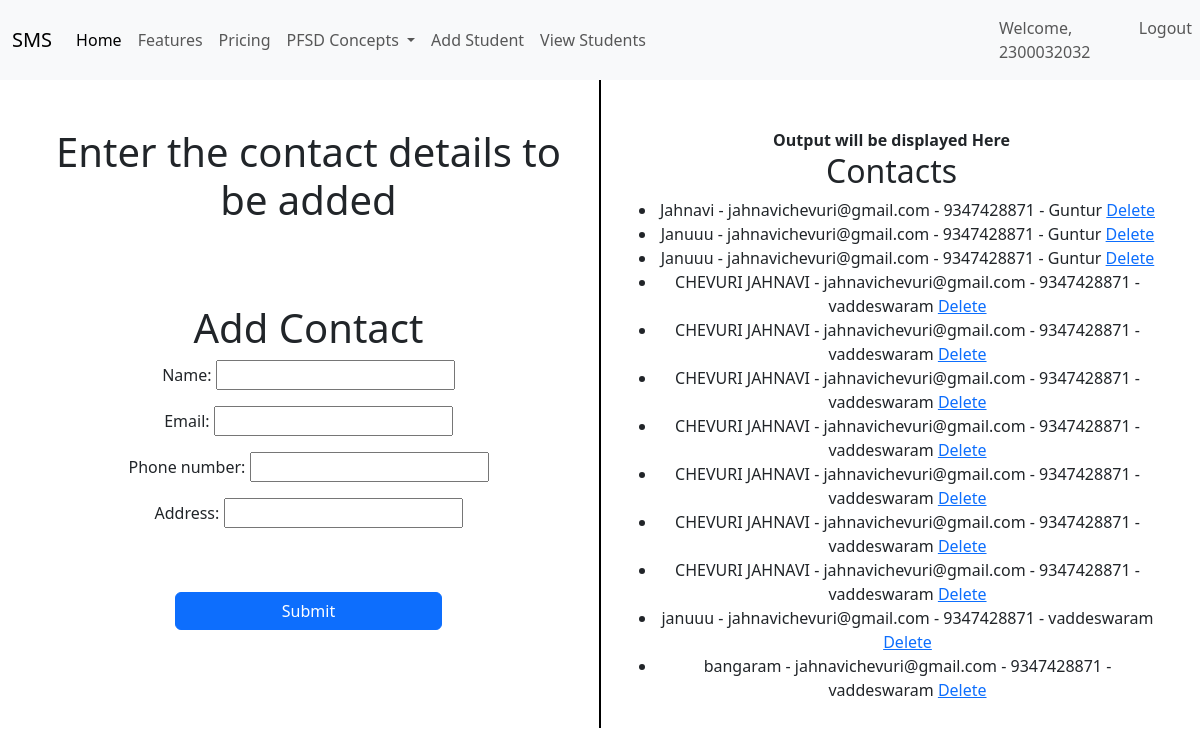
Page /add_contact/ (signed in) on the committed database.
### adminapp/models.py (models this page shows, shortened)
class Contact(models.Model):
    name = models.CharField(max_length=200)
    email = models.EmailField()
    phone_number = models.CharField(max_length=15)  # Adjust the max_length as needed
    address = models.CharField(max_length=200)
    created_at = models.DateTimeField(auto_now_add=True)

### adminapp/views.py (the view)
# urls.py: path('add_contact/', views.add_contact, name='add_contact'),
def add_contact(request):
    if request.method == 'POST':
        form = ContactForm(request.POST)
        if form.is_valid():
            contact_instance = form.save(commit=False)
            contact_instance.save()
            user_email = request.user.email
            user_first_name = request.user.first_name
            subject = 'New Contact Added'
            message = (
                f'Hello, {user_first_name},\n\n'
                f'A new contact has been added with the following details:\n'
                f'Name: {contact_instance.name}\n'
                f'Email: {contact_instance.email}\n'
                f'Phone Number: {contact_instance.phone_number}\n'
                f'Address: {contact_instance.address}\n\n'  # Updated to address
                f'Thank you!'
            )
            from_email = 'jahnavichevuri@gmail.com'
            recipient_list = [user_email]
            send_mail(subject, message, from_email, recipient_list)
            return redirect('add_contact')  # Redirect after saving
    else:
        form = ContactForm()
    contacts = Contact.objects.all()
    return render(request, 'adminapp/contact.html', {'form': form, 'contacts': contacts})

### adminapp/forms.py
class ContactForm(forms.ModelForm):
    class Meta:
        model = Contact
        fields = ['name', 'email', 'phone_number', 'address']

### templates/adminapp/contact.html (shortened to what this page needs)
{% extends 'Navbar/Projectnavbar.html' %}
{% load static %}
{% block body %}
<div class="container text-center">
  <div class="row">
    <div class="col">
        <br><br>
        <h1>Enter the contact details to be added</h1>
        <br><br><br>
        <h1>Add Contact</h1>
        <form method="post" action="{% url 'add_contact' %}">{% csrf_token %}
            {{ form.as_p }}
            <br><br>
            <div class="d-grid gap-2 col-6 mx-auto">
                <button class="btn btn-primary" type="submit">Submit</button>
            </div>
        </form>
    </div>
      <br><br><br><br><br><br><br><br><br><br><br><br><br><br><br><br>
      <br><br><br><br><br><br><br><br><br><br><br>
       <div class="col-auto d-flex align-items-center">
      <div style="border-left: 2px solid black; height: 100%;"></div>
    </div>
    <div class="col">
        <br><br>
        <strong>Output will be displayed Here</strong>
        <h2>Contacts</h2>
        <ul>
            {% for contact in contacts %}
                <li>
                    {{ contact.name }} - {{ contact.email }} - {{ contact.phone_number }} - {{ contact.address }}
                    <a href="{% url 'delete_contact' contact.pk %}">Delete</a>
                </li>
            {% endfor %}
        </ul>
    </div>
  </div>
</div>
{% endblock %}

### templates/navbar/ProjectNavBar.html (shortened to what this page needs)
<!DOCTYPE html>
<html lang="en">
<head>
    <link href="https://cdn.jsdelivr.net/npm/bootstrap@5.3.3/dist/css/bootstrap.min.css" rel="stylesheet">
</head>
<body>
<nav class="navbar navbar-expand-lg navbar-light bg-light">
  <div class="container-fluid">
    <a class="navbar-brand" href="{% url 'projecthomepage' %}">SMS</a>
    <div class="collapse navbar-collapse" id="navbarNavDropdown">
      <ul class="navbar-nav">
        <li class="nav-item">
          <a class="nav-link active" aria-current="page" href="#">Home</a>
        </li>
        <li class="nav-item">
          <a class="nav-link" href="#">Features</a>
        </li>
        <li class="nav-item">
          <a class="nav-link" href="#">Pricing</a>
        </li>
        <li class="nav-item dropdown">
          <a class="nav-link dropdown-toggle" href="#" id="navbarDropdownMenuLink" role="button" data-bs-toggle="dropdown" aria-expanded="false">
            PFSD Concepts
          </a>
        </li>
          <li class="nav-item">
          <a class="nav-link" href="{% url 'add_student_page_call' %}">Add Student</a>
        </li>
          <li class="nav-item">
          <a class="nav-link" href="{% url 'student_list_page_call' %}">View Students</a>
        </li>
      </ul>
    </div>
  </div>
    <ul  class="navbar-nav ms-auto">
<li>
        {% if user.is_authenticated %}
        <li class="nav-item">
        <span class="nav-link">Welcome, {{ user.username }}</span>
    </li>
          <li class="nav-item">
          <a class="nav-link" href="{% url 'logout' %}">Logout</a>
          </li>
        {% endif %}
 </li>
      </ul>
</nav>
</body>
{% block body %}
{% endblock %}
</html>

### rows in the picture
Contact: name "Jahnavi", email "jahnavichevuri@gmail.com", phone_number "9347428871", address "Guntur"
Contact: name "Januuu", email "jahnavichevuri@gmail.com", phone_number "9347428871", address "Guntur"
Contact: name "Januuu", email "jahnavichevuri@gmail.com", phone_number "9347428871", address "Guntur"
Contact: name "CHEVURI JAHNAVI", email "jahnavichevuri@gmail.com", phone_number "9347428871", address "vaddeswaram"
Contact: name "CHEVURI JAHNAVI", email "jahnavichevuri@gmail.com", phone_number "9347428871", address "vaddeswaram"
Contact: name "CHEVURI JAHNAVI", email "jahnavichevuri@gmail.com", phone_number "9347428871", address "vaddeswaram"
Contact: name "CHEVURI JAHNAVI", email "jahnavichevuri@gmail.com", phone_number "9347428871", address "vaddeswaram"
Contact: name "CHEVURI JAHNAVI", email "jahnavichevuri@gmail.com", phone_number "9347428871", address "vaddeswaram"
Contact: name "CHEVURI JAHNAVI", email "jahnavichevuri@gmail.com", phone_number "9347428871", address "vaddeswaram"
Contact: name "CHEVURI JAHNAVI", email "jahnavichevuri@gmail.com", phone_number "9347428871", address "vaddeswaram"
Contact: name "januuu", email "jahnavichevuri@gmail.com", phone_number "9347428871", address "vaddeswaram"
Contact: name "bangaram", email "jahnavichevuri@gmail.com", phone_number "9347428871", address "vaddeswaram"

### other values in the picture
{{ user.username }} "2300032032"
